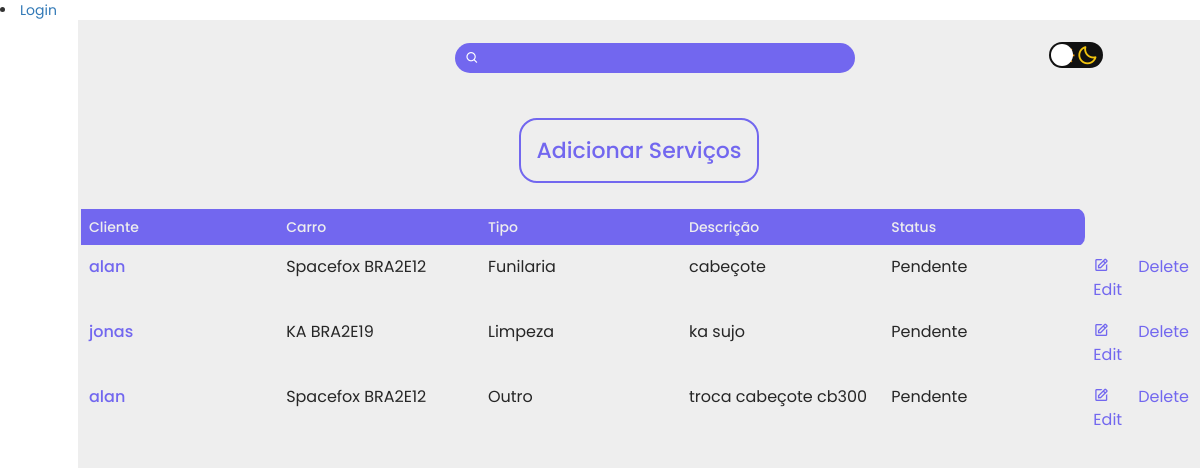
The app's page /clientes/servicos/, older data.
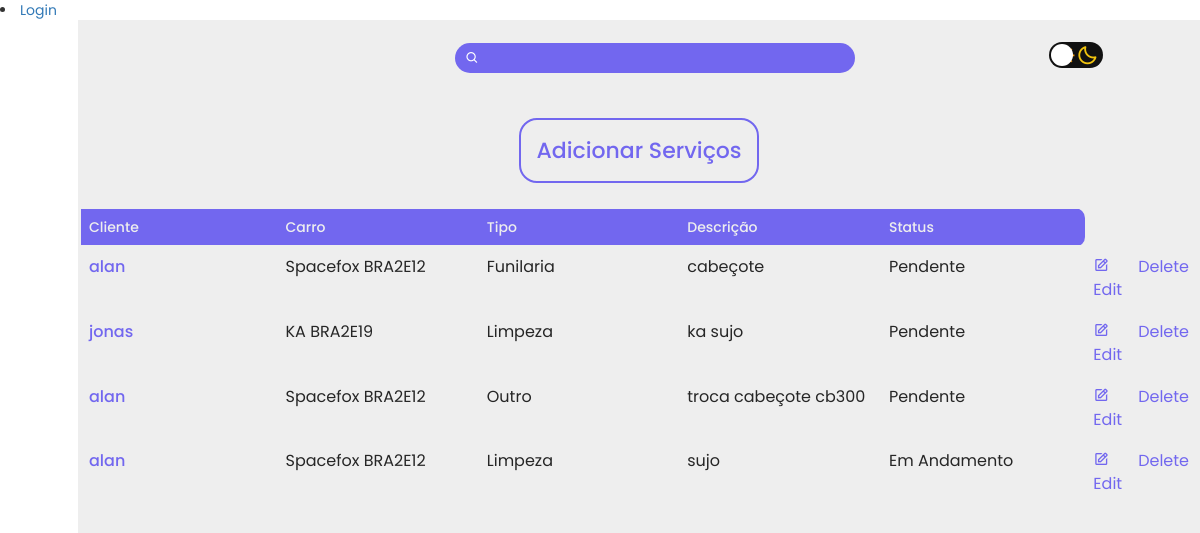
The same page, newer data.
### clientes/models.py (models this page shows, shortened)
class Servicos(models.Model):
    SERVICO_CHOICES = (
        ('Limpeza', 'Limpeza'),
        ('Manutenção', 'Manutenção'),
        ('Funilaria', 'Funilaria'),
        ('Diagnóstico', 'Diagnóstico'),
        ('Alinhamento', 'Alinhamento'),
        ('Troca de Pneu', 'Troca de Pneu'),
        ('Outro', 'Outro')
)
    STATUS_CHOICES = (
        ('Pendente', 'Pendente'),
        ('Em Andamento', 'Em Andamento'),
        ('Concluido', 'Concluido')
    )
    tipo = models.CharField(choices=SERVICO_CHOICES, max_length=55)
    status = models.CharField(choices=STATUS_CHOICES, max_length=55, default='Pendente')
    descricao = models.CharField(max_length=80)
    cliente = models.ForeignKey('Clientes', related_name='service_cliente', null=True, blank=True, default=None, on_delete=models.CASCADE)
    servCar = models.ForeignKey('Carro', related_name='serv_car', null=True, blank=True, default=None, on_delete=models.CASCADE)

class Clientes (models.Model):
    MARCA_CHOICES = (  #CRIAR LISTA PREDEFINIDA DE VALORES
        ('Honda', 'Honda'),
        ('Volkswagen', 'Volkswagen'),
        ('Fiat', 'Fiat'),
    )
    nome = models.CharField(max_length= 50 )
    sobrenome = models.CharField(max_length= 50 )
    cpf = models.PositiveIntegerField(default= 0)
    carro = models.ManyToManyField ('Carro', related_name= 'carro_cliente', blank=True)
    def __str__(self):
        return f'{self.nome}' # f força ser uma string passa o proprio objeto como parametro e retorna o atributo nome.

class Carro (models.Model):
    MARCA_CHOICES = (  #CRIAR LISTA PREDEFINIDA DE VALORES
        ('Honda', 'Honda'),
        ('Volkswagen', 'Volkswagen'),
        ('Fiat', 'Fiat'),
        ('Ford', 'Ford'),
        ('Hyundai', 'Hyundai'),
        ('Jeep', 'Jeep'),
        ('Renault', 'Renault'),
    )
    COR_CHOICES = (
        ('Branco', 'Branco'),
        ('Preto', 'Preto'),
        ('Vermelho', 'Vermelho'),
        ('Prata', 'Prata'),
        ('Rosa', 'Rosa'),
        ('Azul', 'Azul'),
        ('Outra', 'Outra')
    )
    marca = models.CharField(choices=MARCA_CHOICES, max_length=55)
    modelo = models.CharField(max_length=55)
    placa = models.CharField(max_length=12)
    ano = models.PositiveIntegerField(default=0)
    cor = models.CharField(choices=COR_CHOICES, max_length=55)
    func = models.ForeignKey('User', related_name='func_carro', null=True, blank=True, default=None ,on_delete=models.CASCADE)
    def __str__(self):
        return f'{self.modelo}  {self.placa}'

### clientes/views.py (the view)
# urls.py: path('servicos/', ServicosListView.as_view(), name='servicos-list'),
class ServicosListView (generic.ListView):
    template_name = 'servicos_list.html'
    def get_queryset(self):
        search = self.request.GET.get('search')
        if search:
            qs = Servicos.objects.filter(Q(cliente__icontains=search) | Q(servCar__icontains=search))
        else:
            qs = Servicos.objects.all()
        return qs

### clientes/templates/servicos_list.html (shortened to what this page needs)
{% extends "base.html" %}
{% load static %}
{% block 'head' %}
<link rel="stylesheet" href="{% static 'carro.css' %}">
<link rel="stylesheet" href="{% static 'cliente.css' %}">
<link rel="stylesheet" href="http://maxcdn.bootstrapcdn.com/bootstrap/3.2.0/css/bootstrap.min.css">
<link rel="stylesheet" href="http://maxcdn.bootstrapcdn.com/bootstrap/3.2.0/css/bootstrap-theme.min.css">
<link rel="stylesheet" href="//maxcdn.bootstrapcdn.com/font-awesome/4.2.0/css/font-awesome.min.css">
{% endblock %}
{% block 'dashboard' %}
<div class="alan">
</div>
<div class="main">
  <div class="procura">
    <form method="GET" id="search-form">
        <i class='bx bx-search' ></i>
    </form>
  </div>
  <div>
    <label for="checkbox" class="checkbox-label">
      <i class="bx bx-moon"></i>
      <span class="ball"></span>
    </label>
  </div>
</div>
  <div class="addCar">
  <div class="col-lg-12">
    <a href="{% url 'servicos-create' %}" class="text-card"> Adicionar Serviços </a>
  </div>
  </div>
  <table class="table">
      <thead>
        <tr>
          <th scope="col">Cliente</th>
          <th scope="col">Carro</th>
          <th scope="col">Tipo</th>
          <th scope="col">Descrição</th>
          <th scope="col" class="cor-th">Status</th>
        </tr>
      </thead>
      <tbody>
  {% for servicos in object_list %}
        <tr>
          <th scope="row"><a href="{% url 'servicos-detail' servicos.pk %}"> {{servicos.cliente}} </a></th>
          <td>{{servicos.servCar}}</td>
          <td>{{servicos.tipo}}</td>
          <td> {{servicos.descricao}}   </td>
          <td> {{servicos.status}}   </td>
          <td> <a class="btn-crud" href="{% url 'servicos-update' servicos.pk %}"><i class='bx bx-edit' ></i> Edit </a></td>
          <td> <a class="btn-crud" href="{% url 'servicos-delete' servicos.pk %}"> Delete </a></td>
      </tr>
  {% endfor %}
      </tbody>
    </table>
{% endblock %}

Row changes from the older to the newer data that the page shows:
added Servicos: cliente "alan", servCar "Spacefox BRA2E12", tipo "Limpeza", descricao "sujo", status "Em Andamento"
